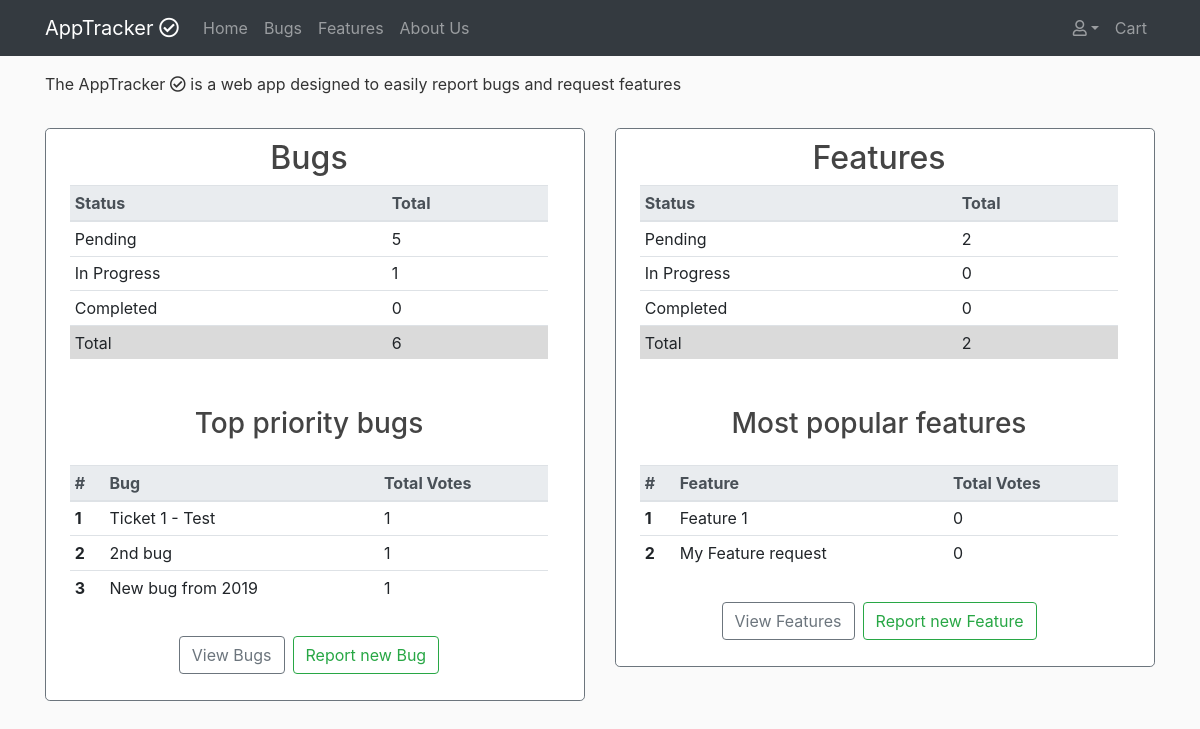
Before: / with the older database file.
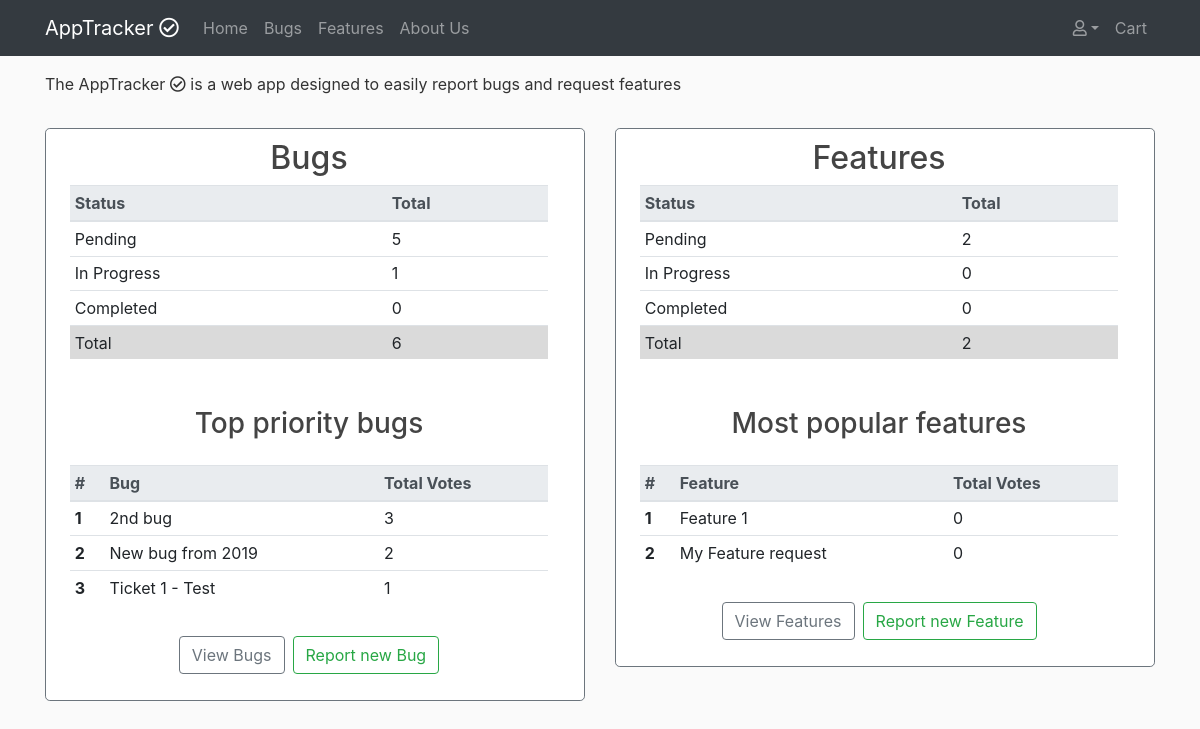
After: the same page with the newer database file.
### tickets/models.py (models this page shows, shortened)
class Ticket(models.Model):
    STATUS = (
        ('In Progress', 'In Progress'),
        ('Completed', 'Completed'),
        ('Pending', 'Pending')
    )
    ISSUE = (
        ('Bug', 'Bug'),
        ('Feature', 'Feature')
    )
    title = models.CharField(max_length=75)
    description = models.TextField()
    date_posted = models.DateTimeField(default=timezone.now)
    username = models.ForeignKey(User, on_delete=models.CASCADE)
    status = models.CharField(max_length=20, choices=STATUS,default='Pending')
    issue = models.CharField(max_length=20, choices=ISSUE, default='Bug')
    upvotes = models.PositiveIntegerField(default=0)
    views = models.PositiveIntegerField(default=0)

### accounts/views.py (the view)
# urls.py: path('', index, name='index'),
def index(request):
    total_bugs = Ticket.objects.filter(issue='Bug').count()
    total_bugs_in_progress = Ticket.objects.filter(issue='Bug', status='In Progress').count()
    total_bugs_pending = Ticket.objects.filter(issue='Bug', status='Pending').count()
    total_bugs_completed = Ticket.objects.filter(issue='Bug', status='Completed').count()
    top_voted_bugs = Ticket.objects.filter(issue='Bug').order_by('-upvotes')[:3]
    total_features = Ticket.objects.filter(issue='Feature').count()
    total_features_in_progress = Ticket.objects.filter(issue='Feature', status='In Progress').count()
    total_features_pending = Ticket.objects.filter(issue='Feature', status='Pending').count()
    total_features_completed = Ticket.objects.filter(issue='Feature', status='Completed').count()
    top_voted_features = Ticket.objects.filter(issue='Feature').order_by('-upvotes')[:3]
    context = {
        'total_bugs': total_bugs,
        'total_bugs_in_progress': total_bugs_in_progress,
        'total_bugs_pending': total_bugs_pending,
        'total_bugs_completed': total_bugs_completed,
        'top_voted_bugs': top_voted_bugs,
        'total_features': total_features,
        'total_features_in_progress': total_features_in_progress,
        'total_features_pending': total_features_pending,
        'total_features_completed': total_features_completed,
        'top_voted_features': top_voted_features,
    }
    return render(request, 'accounts/index.html', context)

### accounts/templates/accounts/index.html (shortened to what the changed rows need)
{% extends 'base.html' %}
{% block content %}
    <div class="row">
        <article class="col-12 col-md-6 mx-auto mt-3">
            <div class="border border-secondary rounded-lg pl-2 content-area">
                <div class="row justify-content-center">
                    <h2>Bugs</h2>
                </div>
                <div class="px-3 mx-auto">
                    <table class="table table-hover table-sm">
                        <thead class="thead-light">
                            <tr>
                                <th scope="col">Status</th>
                                <th scope="col">Total</th>
                            </tr>
                        </thead>
                    </table>
                </div>
                <div class="px-3 mx-auto">
                    <table class="table table-hover table-sm">
                        <thead class="thead-light">
                            <tr>
                                <th scope="col">#</th>
                                <th scope="col">Bug</th>
                                <th scope="col">Total Votes</th>
                            </tr>
                        </thead>
                        <tbody>
                            {% for bug in top_voted_bugs.all %}
                            <tr>
                                <th scope="row">{{ forloop.counter }}</th>
                                <td class="text-wrap">{{ bug.title|truncatechars_html:40 }}</td>
                                <td>{{ bug.upvotes }}</td>
                            </tr>
                            {% endfor %}
                        </tbody>
                    </table>
                </div>
            </div>
        </article>
        <article class="col-12 col-md-6 mx-auto mt-3">
            <div class="border border-secondary rounded-lg pl-2 content-area">
                <div class="row justify-content-center">
                    <h2>Features</h2>
                </div>
                <div class="px-3 mx-auto">
                    <table class="table table-hover table-sm">
                        <thead class="thead-light">
                            <tr>
                                <th scope="col">Status</th>
                                <th scope="col">Total</th>
                            </tr>
                        </thead>
                    </table>
                </div>
                <div class="px-3 mx-auto">
                    <table class="table table-hover table-sm">
                        <thead class="thead-light">
                            <tr>
                                <th scope="col">#</th>
                                <th scope="col">Feature</th>
                                <th scope="col">Total Votes</th>
                            </tr>
                        </thead>
                        <tbody>
                            {% for feature in top_voted_features.all %}
                            <tr>
                                <th scope="row">{{ forloop.counter }}</th>
                                <td class="text-wrap">{{ feature.title|truncatechars_html:40 }}</td>
                                <td>{{ feature.upvotes }}</td>
                            </tr>
                            {% endfor %}
                        </tbody>
                    </table>
                </div>
            </div>
        </article>
    </div>
{% endblock %}

Changed rows visible on the page:
changed Ticket "2nd bug": upvotes "1" → "3"
changed Ticket "New bug from 2019": upvotes "1" → "2"
shown differently, row unchanged: Ticket "Ticket 1 - Test": moves down the list
